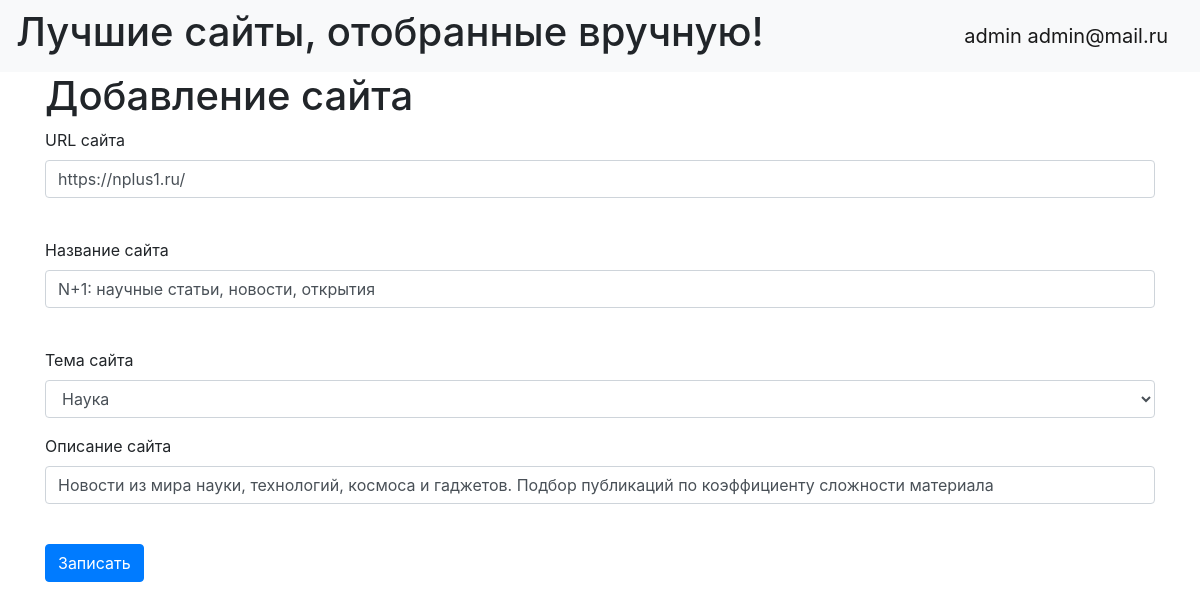
The page /site/21 (signed in) on the database its author committed.
### models/users.py (models this page shows, shortened)
class User(SqlAlchemyBase, UserMixin):
    __tablename__ = 'users'
    id = sqlalchemy.Column(sqlalchemy.Integer, primary_key=True, autoincrement=True)
    user_login = sqlalchemy.Column(sqlalchemy.String, nullable=False, unique=True)
    email = sqlalchemy.Column(sqlalchemy.String, nullable=False, unique=True)
    hashed_password = sqlalchemy.Column(sqlalchemy.String, nullable=True)
    age = sqlalchemy.Column(sqlalchemy.Integer, nullable=False)
    registration_date = sqlalchemy.Column(sqlalchemy.DateTime, default=datetime.datetime.now)
    topic = orm.relation("Topic", back_populates='user')
    site = orm.relation("Site", back_populates='user')

### models/sites.py (models this page shows, shortened)
class Site(SqlAlchemyBase):
    __tablename__ = 'sites'
    id = sqlalchemy.Column(sqlalchemy.Integer, primary_key=True, autoincrement=True)
    id_user = sqlalchemy.Column(sqlalchemy.Integer, sqlalchemy.ForeignKey("users.id"))
    site_address = sqlalchemy.Column(sqlalchemy.String, nullable=False)
    site_name = sqlalchemy.Column(sqlalchemy.String, nullable=False)
    id_topic = sqlalchemy.Column(sqlalchemy.Integer, sqlalchemy.ForeignKey("topics.id"))
    date_added = sqlalchemy.Column(sqlalchemy.DateTime, default=datetime.datetime.now)
    site_description = sqlalchemy.Column(sqlalchemy.String)
    topic = orm.relation('Topic')
    user = orm.relation('User')

### main.py (the view, shortened to what this page needs)
@app.route('/site/<int:id>', methods=['GET', 'POST'])
@login_required
def site_edit(id):
    form = AddSiteForm()
    if request.method == "GET":
        session = db_session.create_session()
        sites = session.query(Site).filter((Site.id == id)).first()
        if sites:
            form.site_address.data = sites.site_address
            form.site_name.data = sites.site_name
            form.id_topic.data = sites.id_topic
            form.site_description.data = sites.site_description
        else:
            abort(404)
    session = db_session.create_session()
    if current_user.is_authenticated:
        topics = session.query(Topic).filter(Topic.user_id.in_([1, current_user.id]))
    else:
        topics = session.query(Topic).filter(Topic.user_id == 1)
    list_topics = sorted([p for p in topics], key=lambda q: q.topic_title)
    return render_template('add_site.html', title='Редактирование сайта', form=form, list_topics=list_topics,
                            nid=sites.id_topic, link=url_for('static', filename='css/style.css'))

### models/add_site.py
class AddSiteForm(FlaskForm):
    site_address = StringField('URL сайта', validators=[DataRequired()])
    site_name = StringField('Название сайта', validators=[DataRequired()])
    id_topic = IntegerField('Тема сайта')
    site_description = StringField('Описание сайта', validators=[DataRequired()])
    submit = SubmitField('Записать')

### main.py (called while the page is built)
@login_manager.user_loader
def load_user(user_id):
    session = db_session.create_session()
    return session.query(User).get(user_id)

### models/db_session.py (called while the page is built)
def create_session() -> Session:
    global __factory
    return __factory()

### templates/add_site.html (shortened to what this page needs)
{% extends "base.html" %}
{% block content %}
<h1>Добавление сайта</h1>
<form action="" method="post">
    <p>
        {{ form.site_address.label }}<br>
        {{ form.site_address(class="form-control") }}<br>
    </p>
    <p>
        {{ form.site_name.label }}<br>
        {{ form.site_name(class="form-control") }}<br>
    </p>
    <p>
        {{ form.id_topic.label }}<br>
        <select name="id_topic" class="form-control">
            {% for p in list_topics %}
                {% if nid == p.id %}
                    <option selected value="{{ p.id }}">{{ p.topic_title }}</option>
                {% else %}
                    <option value="{{ p.id }}">{{ p.topic_title }}</option>
                {% endif %}
            {% endfor %}
        </select>
    </p>
    <p>
        {{ form.site_description.label }}<br>
        {{ form.site_description(class="form-control") }}<br>
    </p>
    <p>{{ form.submit(type="submit", class="btn btn-primary") }}</p>
</form>
{% endblock %}

### templates/base.html (shortened to what this page needs)
<!DOCTYPE html>
<html lang="en">
<head>
    <link rel="stylesheet" href="https://stackpath.bootstrapcdn.com/bootstrap/4.4.1/css/bootstrap.min.css"
>
    <link rel="stylesheet" href={{ link }}>
</head>
<body>
<header>
    <nav class="navbar navbar-light bg-light">
        <h1>Лучшие сайты, отобранные вручную!</h1>
        {% if current_user.is_authenticated %}
        <a class="navbar-brand" href="/logout">{{ current_user.user_login }} {{ current_user.email }}</a>
        {% else %}
        <p>
            <a class="btn btn-primary " href="/register">Зарегистрироваться</a>
            <a class="btn btn-success" href="/login">Войти</a>
        </p>
        {% endif %}
    </nav>
</header>
<main role="main" class="container">
    {% block content %}{% endblock %}
</main>
</body>
</html>

### static/css/style.css (style rules this page uses)
p { font-size: 12pt; }

### rows shown on the page
User: user_login "admin", email "admin@mail.ru"
Site: site_address "https://nplus1.ru/", site_name "N+1: научные статьи, новости, открытия", site_description "Новости из мира науки, технологий, космоса и гаджетов. Подбор публикаций по коэффициенту сложности материала"

### other values the page prints
form field id_topic "Наука"
